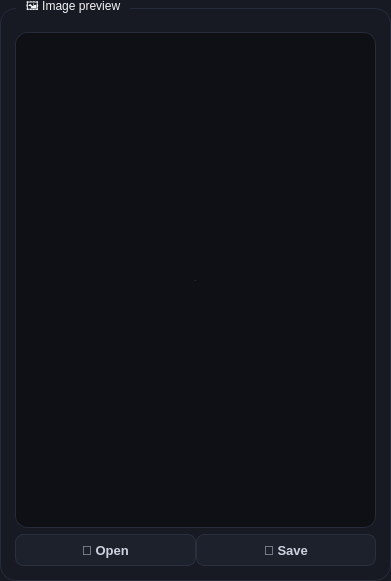
   <widget class="QGroupBox" name="resultPanel">
    <property name="geometry">
     <rect>
      <x>1370</x>
      <y>270</y>
      <width>391</width>
      <height>581</height>
     </rect>
    </property>
    <property name="minimumSize">
     <size>
      <width>250</width>
      <height>0</height>
     </size>
    </property>
    <property name="styleSheet">
     <string notr="true">QGroupBox {
    background-color: #171a23;
    border: 1px solid #262b3a;
    border-radius: 16px;
    margin-top: 8px;
    padding: 12px;
}
QGroupBox::title {
    subcontrol-origin: margin;
    left: 16px;
    padding: 0 8px;
    background-color: #171a23;
    color: #f4f5f8;
    font-size: 20px;
    font-weight: 600;
}</string>
    </property>
    <property name="title">
     <string>🖼️ Image preview</string>
    </property>
    <layout class="QGridLayout" name="gridLayout" rowstretch="2,0">
     <property name="leftMargin">
      <number>2</number>
     </property>
     <property name="rightMargin">
      <number>2</number>
     </property>
     <property name="bottomMargin">
      <number>2</number>
     </property>
     <property name="horizontalSpacing">
      <number>0</number>
     </property>
     <property name="verticalSpacing">
      <number>6</number>
     </property>
     <item row="0" column="0">
      <widget class="QLabel" name="previewLabel">
       <property name="minimumSize">
        <size>
         <width>200</width>
         <height>288</height>
        </size>
       </property>
       <property name="font">
        <font>
         <family>Segoe UI</family>
         <pointsize>-1</pointsize>
        </font>
       </property>
       <property name="styleSheet">
        <string notr="true">background-color: #0e1016;
border: 1px solid #262b3a;
border-radius: 12px;
color: #565d72;
padding: 20px;</string>
       </property>
       <property name="text">
        <string>🖼️</string>
       </property>
       <property name="alignment">
        <set>Qt::AlignmentFlag::AlignCenter</set>
       </property>
       <property name="wordWrap">
        <bool>true</bool>
       </property>
      </widget>
     </item>
     <item row="1" column="0">
      <layout class="QHBoxLayout" name="horizontalLayout">
       <item>
        <widget class="QPushButton" name="openOutputFolderButton">
         <property name="minimumSize">
          <size>
           <width>100</width>
           <height>32</height>
          </size>
         </property>
         <property name="styleSheet">
          <string notr="true">QPushButton {
    background-color: #1d212c;
    color: #cdd2e0;
    border: 1px solid #2a2f3d;
    border-radius: 8px;
    padding: 6px 16px;
    font-size: 13px;
    font-weight: 500;
}
QPushButton:hover { background-color: #262b3a; border-color: #7c6cff; color: #f4f5f8; }
QPushButton:pressed { background-color: #14161f; }
QPushButton:disabled { background-color: #14161f; color: #565d72; border-color: #202430; }</string>
         </property>
         <property name="text">
          <string>📂 Open</string>
         </property>
        </widget>
       </item>
       <item>
        <widget class="QPushButton" name="saveImageButton">
         <property name="minimumSize">
          <size>
           <width>100</width>
           <height>32</height>
          </size>
         </property>
         <property name="styleSheet">
          <string notr="true">QPushButton {
    background-color: #1d212c;
    color: #cdd2e0;
    border: 1px solid #2a2f3d;
    border-radius: 8px;
    padding: 6px 16px;
    font-size: 13px;
    font-weight: 500;
}
QPushButton:hover { background-color: #262b3a; border-color: #7c6cff; color: #f4f5f8; }
QPushButton:pressed { background-color: #14161f; }
QPushButton:disabled { background-color: #14161f; color: #565d72; border-color: #202430; }</string>
         </property>
         <property name="text">
          <string>💾 Save</string>
         </property>
        </widget>
       </item>
      </layout>
     </item>
    </layout>
   </widget>
